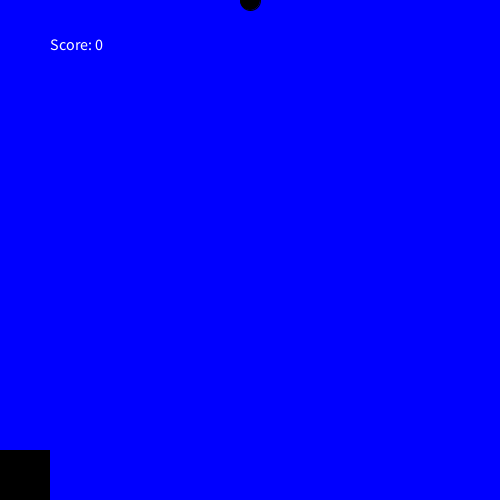
Frame 1 (no input)
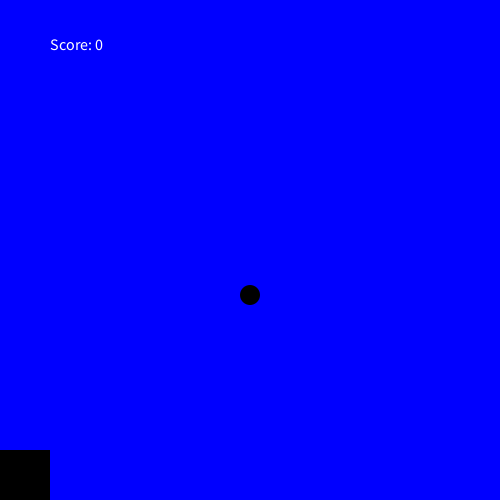
Frame 60 (the mouse pressed at the canvas centre just before this capture)
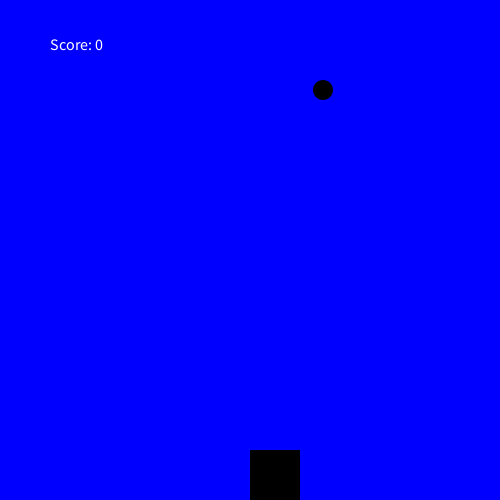
Frame 120 (the mouse held since frame 60 and released just before this capture)

The Processing sketch that drew these frames (run headless with seeded random() and noise(); from frame 60 on, the mouse is pressed at the canvas centre):

// Processing sketch: RainGame
// ── RainGame.pde
int xPos = 250;
int yPos = 0;
int score = 0;
int finalScore = 100;

void setup() {
  size(500,500); 
}

void draw() {
   if (score < finalScore) {
   background(0, 0, 255);
   
   // raindrop
   fill (0,0,0);
   ellipse (xPos, yPos, 20, 20);
 
   noStroke();

   yPos += 5;
   if (yPos > 500) {
      yPos = 0;   
      xPos = (int) random(500);  
   } 
 
    // Draw bucket
    rect (mouseX, 450, 50, 50); 
   
   if (yPos > 450)
       checkCatch(xPos); 
   fill(255,255,255);
   textSize(16);
   text("Score: " + score, 50, 50);
   }
}

void checkCatch(int x){
if (x > mouseX && x < mouseX+100)
      score++;
   else if (score > 0)
     score--;
     if (score >= 100) {
        textSize(40);
        text("YOU WON!!!", 100, 100);
     } else
        println("Your score is now: " + score);
}
